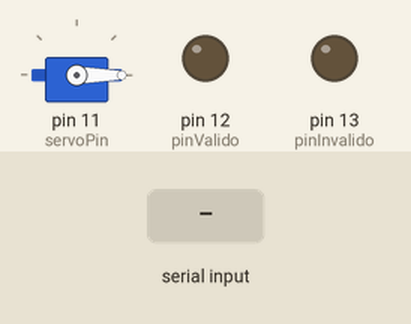
A sketch run on a simulated Arduino Uno, built with avr-gcc and run on an emulated ATmega328P. On the bench: servo, output pins drawn as LEDs (lit = HIGH). Inputs (shaded band) come from the test bench.

Above: at 1.2 s.
1.3 s: "VALIDO\n" received over Serial
At 2.0 s:
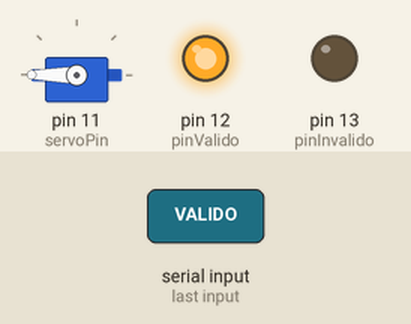
At 4.1 s:
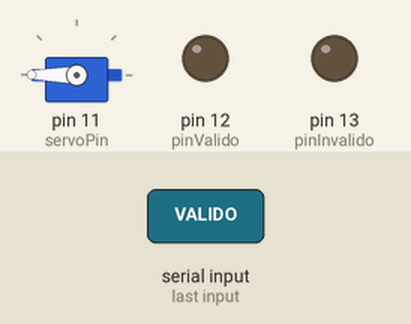
4.3 s: "INVALIDO\n" received over Serial
At 5.5 s:
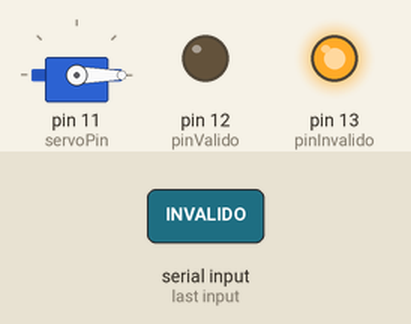
Timing chart, 0 to 7.8 s (numbered marks = the images above; inputs shaded):
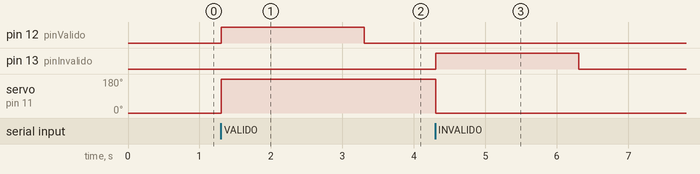

Measured:
- after the input at 1.3 s, pin 12 (pinValido): LOW → HIGH at once, → LOW 2.0 s later; servo on pin 11 (servoPin): 0° → 180° at once
- after the input at 4.3 s, pin 13 (pinInvalido): LOW → HIGH at once, → LOW 2.0 s later; servo on pin 11 (servoPin): 180° → 0° at once

The sketch:

servoOro.ino
```cpp
#include <Servo.h>

const int pinValido = 12;
const int pinInvalido = 13;
const int servoPin = 11;
String status = "";
Servo myservo;  // Crear un objeto Servo

void setup() {
  Serial.begin(9600);
  pinMode(pinValido, OUTPUT);
  pinMode(pinInvalido, OUTPUT);
  myservo.attach(servoPin);  // Conectar el servomotor al pin 11
  myservo.write(0);  // Inicializar el servomotor a la posición 0 grados
}

void loop() {
  if (Serial.available() > 0) {
    status = Serial.readStringUntil('\n');
    status.trim();  // Eliminar cualquier espacio en blanco extra

    if (status == "VALIDO") {
      digitalWrite(pinValido, HIGH);
      digitalWrite(pinInvalido, LOW);
      myservo.write(180);  // Girar el servomotor a 180 grados (ajustar según el movimiento deseado)
      delay(2000);  // Mantener el LED encendido y el servo en posición por 5 segundos
      digitalWrite(pinValido, LOW);  // Apagar el LED después de 5 segundos
    } else if (status == "INVALIDO") {
      digitalWrite(pinValido, LOW);
      digitalWrite(pinInvalido, HIGH);
      myservo.write(0);  // Devolver el servomotor a la posición 0 grados
      delay(2000);  // Mantener el LED encendido por 5 segundos
      digitalWrite(pinInvalido, LOW);  // Apagar el LED después de 5 segundos
    }
  }
}
```
